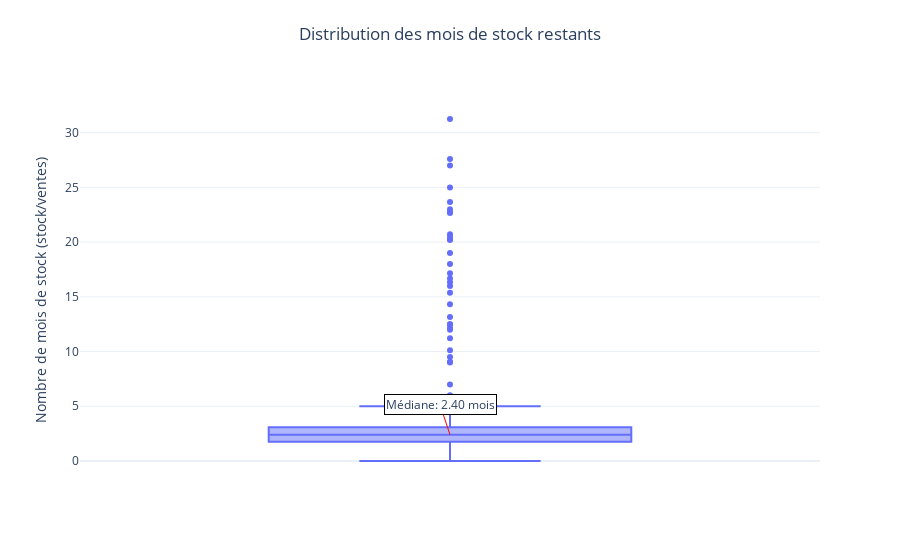

Notebook code cell kept with this figure:
### Code cell
# Remplacer les valeurs infinies par NaN pour le boxplot
df_merge['mois_stock_viz'] = df_merge['mois_stock_restant'].replace([float('inf')], np.nan)

# Créer le boxplot pour les mois de stock
fig = px.box(df_merge, y='mois_stock_viz',
             title='Distribution des mois de stock')

# Calculer la médiane (en excluant les valeurs infinies)
mois_stock_median = df_merge['mois_stock_viz'].median()

# Ajouter une annotation pour la médiane
fig.add_annotation(
    text=f"Médiane: {mois_stock_median:.2f} mois",
    x=0.5,
    y=mois_stock_median,
    xref="x domain",
    yref="y",
    showarrow=True,
    arrowcolor="red",
    bgcolor="white",
    bordercolor="black",
    borderwidth=1
)

fig.update_layout(
    title={
        'text': 'Distribution des mois de stock restants',
        'y': 0.95, 'x': 0.5, 'xanchor': 'center', 'yanchor': 'top'
    },
    yaxis_title="Nombre de mois de stock (stock/ventes)",
    template="plotly_white"
)

### Figure 1 — Plotly figure (JSON) as saved in the notebook; plotly's stock layout.template omitted (floating-point values rounded to 4 significant figures; data arrays with more than 128 entries replaced by an {"elided": "..."} marker saying what was removed)
{"data": [{"alignmentgroup": "True", "hovertemplate": "mois_stock_viz=%{y}<extra></extra>", "legendgroup": "", "marker": {"color": "#636efa"}, "name": "", "notched": false, "offsetgroup": "", "orientation": "v", "showlegend": false, "type": "box", "x0": " ", "xaxis": "x", "y": {"elided": "825 float values"}, "y0": " ", "yaxis": "y"}], "layout": {"annotations": [{"arrowcolor": "red", "bgcolor": "white", "bordercolor": "black", "borderwidth": 1, "showarrow": true, "text": "Médiane: 2.40 mois", "x": 0.5, "xref": "x domain", "y": 2.4, "yref": "y"}], "boxmode": "group", "legend": {"tracegroupgap": 0}, "title": {"text": "Distribution des mois de stock restants", "x": 0.5, "xanchor": "center", "y": 0.95, "yanchor": "top"}, "xaxis": {"anchor": "y", "domain": [0, 1]}, "yaxis": {"anchor": "x", "domain": [0, 1], "title": {"text": "Nombre de mois de stock (stock/ventes)"}}}}
